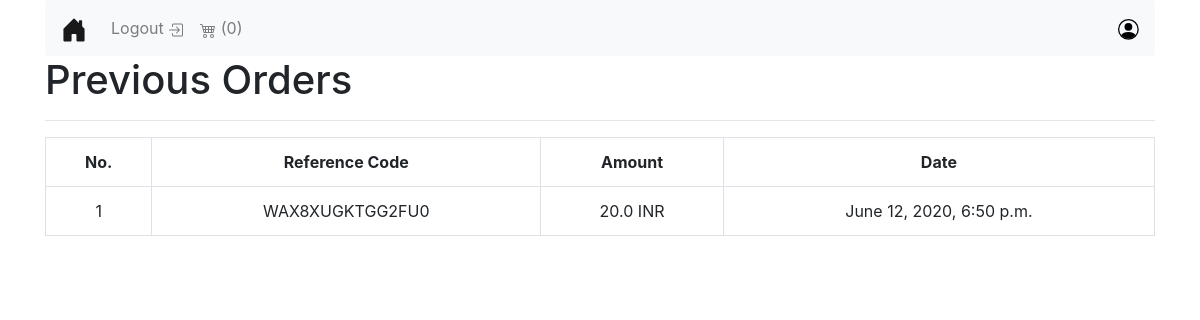
/account/profile/ (signed in), run on an earlier commit of the app's database.
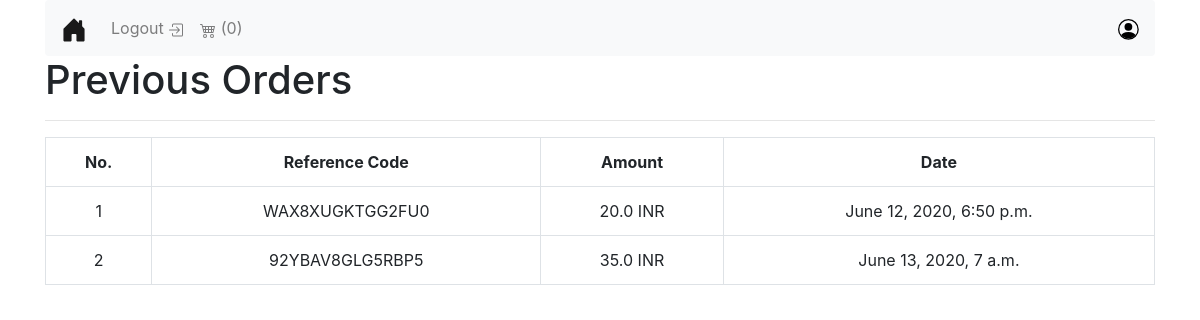
And on a later commit of the database.
### shopping_cart/models.py (models this page shows, shortened)
class Order(models.Model):
    user = models.ForeignKey(settings.AUTH_USER_MODEL,on_delete=models.CASCADE)
    is_ordered = models.BooleanField(default=False)
    items = models.ManyToManyField(OrderItem)
    ref_code = models.CharField(max_length=50)
    def get_total(self):
        return self.items.all().aggregate(order_total = Sum('book__price'))['order_total']

class Payment(models.Model):
    order = models.ForeignKey(Order, on_delete=models.CASCADE)
    total_amount = models.FloatField()
    date_paid = models.DateTimeField(auto_now_add=True)
    stripe_charge_id = models.CharField(max_length=100)

### core/views.py (the view)
# urls.py: path('account/profile/',profile_view,name='profile'),
def profile_view(request):
    orders = Order.objects.filter(user = request.user, is_ordered=True)
    context={
        'orders':orders
    }
    return render(request,'profile.html',context)

### shopping_cart/templatetags/cart_template_tags.py (called while the page is built)
@register.filter
def cart_item_count(user):
    if user.is_authenticated:
        qs = Order.objects.filter(user=user, is_ordered=False)
        if qs.exists():
            return qs[0].items.count()
    return 0

### templates/profile.html
{% extends "base.html" %}
{% block content %}
<h1>Previous Orders</h1>
<hr>
  <table class="table table-hover table-bordered text-center">
    <tr class="text-center" >
      <th>No.</th>
      <th>Reference Code</th>
      <th>Amount</th>
      <th>Date</th>
    </tr>
    {% for order in orders  %}
        <tr>
          <td>{{forloop.counter}}</td>
          <td>{{order.ref_code}}</td>
          <td>{{order.get_total}} INR</td>
          <td>{{order.payment_set.first.date_paid}}</td>
        </tr>
        {% empty %}
        <tr>
          <td colspan="4">You have n previous orders.</td>
        </tr>
    {% endfor %}
  </table>
{% endblock content %}

### templates/base.html (shortened to what this page needs)
<!DOCTYPE html>
<html lang="en" dir="ltr">
  <head>
      <link rel="stylesheet" href="https://stackpath.bootstrapcdn.com/bootstrap/4.5.0/css/bootstrap.min.css">
  </head>
  <body>
    <div class="container">
      {% include 'navbar.html' %}
      {% block content %}
      {% endblock content %}
    </div>
  </body>
</html>

### templates/navbar.html (shortened to what this page needs)
{% load cart_template_tags %}
  <nav class="navbar navbar-expand-lg navbar-light bg-light rounded">
    <a class="navbar-brand" href="{% url 'books:book-list' %}">
    </a>
    <div class="collapse navbar-collapse" id="navbarsExample09">
      <ul class="navbar-nav mr-auto">
        {% if request.user.is_authenticated %}
            <li class="nav-item">
              <a class="nav-link" href="{% url 'account_logout' %}">Logout
              </a>
            </li>
            <li class="nav-item">
              <a class="nav-link" href="{% url 'cart:order-summary'%}">
                ({{request.user|cart_item_count}})
              </a>
            </li>
        {% endif %}
      </ul>
      <a href="{% url 'profile'%}" class="my-2 my-md-0 text-muted"></a>
    </div>
  </nav>

What changed in the data, as far as the page shows it:
added Order: ref_code "92YBAV8GLG5RBP5", get_total "35.0", payment_set.first.date_paid "June 13, 2020, 7 a.m."
